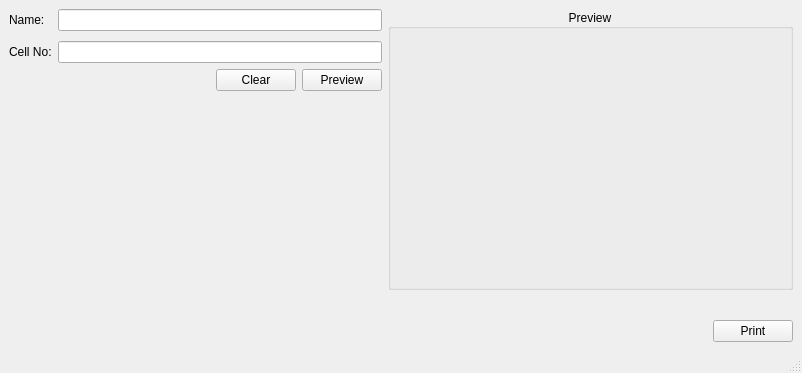
<?xml version="1.0" encoding="UTF-8"?>
<ui version="4.0">
 <class>MainWindow</class>
 <widget class="QMainWindow" name="MainWindow">
  <property name="geometry">
   <rect>
    <x>0</x>
    <y>0</y>
    <width>802</width>
    <height>373</height>
   </rect>
  </property>
  <property name="sizePolicy">
   <sizepolicy hsizetype="Minimum" vsizetype="Fixed">
    <horstretch>0</horstretch>
    <verstretch>0</verstretch>
   </sizepolicy>
  </property>
  <property name="minimumSize">
   <size>
    <width>802</width>
    <height>373</height>
   </size>
  </property>
  <property name="maximumSize">
   <size>
    <width>16777215</width>
    <height>373</height>
   </size>
  </property>
  <property name="windowTitle">
   <string>MainWindow</string>
  </property>
  <widget class="QWidget" name="centralwidget">
   <layout class="QHBoxLayout" name="horizontalLayout_4" stretch="2,1">
    <item>
     <layout class="QVBoxLayout" name="infoVLayout">
      <item>
       <layout class="QFormLayout" name="infoFormLayout">
        <property name="fieldGrowthPolicy">
         <enum>QFormLayout::AllNonFixedFieldsGrow</enum>
        </property>
        <property name="labelAlignment">
         <set>Qt::AlignLeading|Qt::AlignLeft|Qt::AlignTop</set>
        </property>
        <property name="horizontalSpacing">
         <number>6</number>
        </property>
        <property name="verticalSpacing">
         <number>10</number>
        </property>
        <item row="0" column="0">
         <widget class="QLabel" name="nameLabel">
          <property name="text">
           <string>Name:</string>
          </property>
          <property name="alignment">
           <set>Qt::AlignLeading|Qt::AlignLeft|Qt::AlignVCenter</set>
          </property>
         </widget>
        </item>
        <item row="0" column="1">
         <widget class="QLineEdit" name="nameLineEdit"/>
        </item>
        <item row="1" column="0">
         <widget class="QLabel" name="cellNoLabel">
          <property name="text">
           <string>Cell No:</string>
          </property>
          <property name="alignment">
           <set>Qt::AlignLeading|Qt::AlignLeft|Qt::AlignVCenter</set>
          </property>
          <property name="margin">
           <number>0</number>
          </property>
         </widget>
        </item>
        <item row="1" column="1">
         <widget class="QLineEdit" name="cellNoLineEdit">
          <property name="clearButtonEnabled">
           <bool>false</bool>
          </property>
         </widget>
        </item>
       </layout>
      </item>
      <item>
       <layout class="QHBoxLayout" name="buttonsHLayout">
        <item>
         <spacer name="buttonsHSpacer">
          <property name="orientation">
           <enum>Qt::Horizontal</enum>
          </property>
          <property name="sizeHint" stdset="0">
           <size>
            <width>40</width>
            <height>20</height>
           </size>
          </property>
         </spacer>
        </item>
        <item>
         <widget class="QPushButton" name="clearButton">
          <property name="text">
           <string>Clear</string>
          </property>
         </widget>
        </item>
        <item>
         <widget class="QPushButton" name="previewButton">
          <property name="text">
           <string>Preview</string>
          </property>
         </widget>
        </item>
       </layout>
      </item>
      <item>
       <spacer name="verticalSpacer">
        <property name="orientation">
         <enum>Qt::Vertical</enum>
        </property>
        <property name="sizeHint" stdset="0">
         <size>
          <width>20</width>
          <height>40</height>
         </size>
        </property>
       </spacer>
      </item>
     </layout>
    </item>
    <item>
     <layout class="QVBoxLayout" name="previewPrintVLayout">
      <item>
       <layout class="QHBoxLayout" name="previewHLayout">
        <item>
         <spacer name="previewLeftHSpacer">
          <property name="orientation">
           <enum>Qt::Horizontal</enum>
          </property>
          <property name="sizeHint" stdset="0">
           <size>
            <width>40</width>
            <height>20</height>
           </size>
          </property>
         </spacer>
        </item>
        <item>
         <widget class="QGroupBox" name="previewGroupBox">
          <property name="sizePolicy">
           <sizepolicy hsizetype="Fixed" vsizetype="Fixed">
            <horstretch>0</horstretch>
            <verstretch>0</verstretch>
           </sizepolicy>
          </property>
          <property name="title">
           <string>Preview</string>
          </property>
          <property name="alignment">
           <set>Qt::AlignCenter</set>
          </property>
          <layout class="QHBoxLayout" name="horizontalLayout_3">
           <item>
            <widget class="QLabel" name="previewImageLabel">
             <property name="sizePolicy">
              <sizepolicy hsizetype="Fixed" vsizetype="Fixed">
               <horstretch>50</horstretch>
               <verstretch>50</verstretch>
              </sizepolicy>
             </property>
             <property name="minimumSize">
              <size>
               <width>381</width>
               <height>240</height>
              </size>
             </property>
             <property name="maximumSize">
              <size>
               <width>381</width>
               <height>240</height>
              </size>
             </property>
             <property name="text">
              <string/>
             </property>
             <property name="pixmap">
              <pixmap>blank.png</pixmap>
             </property>
             <property name="scaledContents">
              <bool>true</bool>
             </property>
             <property name="alignment">
              <set>Qt::AlignCenter</set>
             </property>
            </widget>
           </item>
          </layout>
         </widget>
        </item>
        <item>
         <spacer name="previewRightHSpacer">
          <property name="orientation">
           <enum>Qt::Horizontal</enum>
          </property>
          <property name="sizeHint" stdset="0">
           <size>
            <width>40</width>
            <height>20</height>
           </size>
          </property>
         </spacer>
        </item>
       </layout>
      </item>
      <item>
       <spacer name="previewBottomVSpacer">
        <property name="orientation">
         <enum>Qt::Vertical</enum>
        </property>
        <property name="sizeHint" stdset="0">
         <size>
          <width>20</width>
          <height>40</height>
         </size>
        </property>
       </spacer>
      </item>
      <item>
       <layout class="QHBoxLayout" name="printHLayout">
        <item>
         <spacer name="printHSpacer">
          <property name="orientation">
           <enum>Qt::Horizontal</enum>
          </property>
          <property name="sizeHint" stdset="0">
           <size>
            <width>40</width>
            <height>20</height>
           </size>
          </property>
         </spacer>
        </item>
        <item>
         <widget class="QPushButton" name="printButton">
          <property name="text">
           <string>Print</string>
          </property>
         </widget>
        </item>
       </layout>
      </item>
     </layout>
    </item>
   </layout>
  </widget>
  <widget class="QMenuBar" name="menubar">
   <property name="geometry">
    <rect>
     <x>0</x>
     <y>0</y>
     <width>802</width>
     <height>21</height>
    </rect>
   </property>
  </widget>
  <widget class="QStatusBar" name="statusbar"/>
 </widget>
 <resources/>
 <connections/>
</ui>
